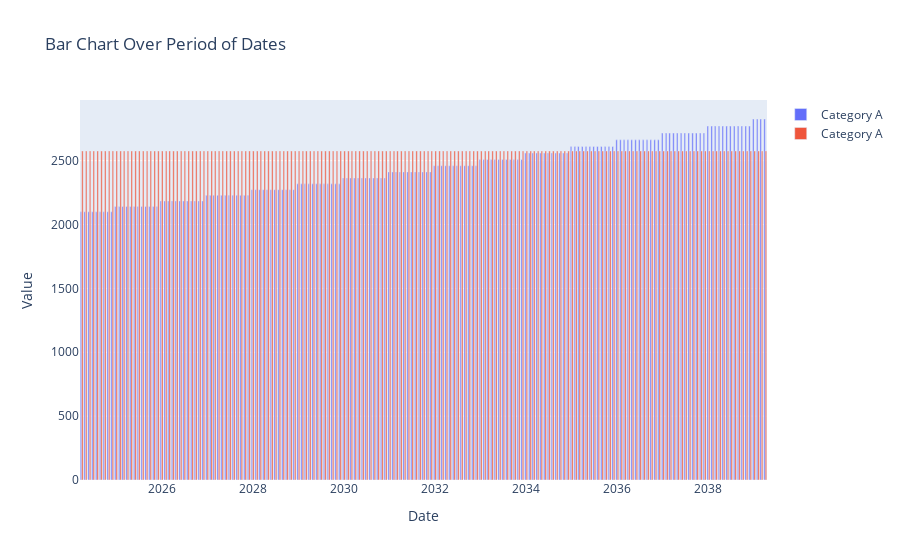

The notebook cell saved with this chart:
### Code cell
# bar plot next to each other for each investment type
import plotly.graph_objects as go
    
a = go.Bar(x=df['date'], y=df['properties_monthly_income'], name='Category A')
b = go.Bar(x=df['date'], y=df['properties_monthly_mortgage'], name='Category A')

# Customize layout (optional)
layout = go.Layout(
    title='Bar Chart Over Period of Dates',
    xaxis_title='Date',
    yaxis_title='Value',
    barmode='group' # Use 'group' mode to place bars next to each other
)

# Create figure and add traces
fig = go.Figure(data=[a, b], layout=layout)

fig.show()

### Figure 1 — Plotly figure (JSON) as saved in the notebook; plotly's stock layout.template omitted (floating-point values rounded to 4 significant figures; data arrays with more than 128 entries replaced by an {"elided": "..."} marker saying what was removed)
{"data": [{"name": "Category A", "type": "bar", "x": {"elided": "181 str values"}, "y": {"elided": "181 float values"}}, {"name": "Category A", "type": "bar", "x": {"elided": "181 str values"}, "y": {"elided": "181 float values"}}], "layout": {"barmode": "group", "title": {"text": "Bar Chart Over Period of Dates"}, "xaxis": {"title": {"text": "Date"}}, "yaxis": {"title": {"text": "Value"}}}}
